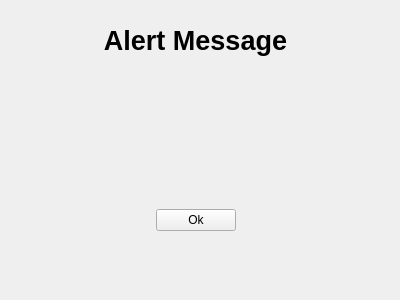
<?xml version="1.0" encoding="UTF-8"?>
<ui version="4.0">
 <class>AlertWindow</class>
 <widget class="QWidget" name="AlertWindow">
  <property name="geometry">
   <rect>
    <x>0</x>
    <y>0</y>
    <width>400</width>
    <height>300</height>
   </rect>
  </property>
  <property name="windowTitle">
   <string>Form</string>
  </property>
  <widget class="QWidget" name="gridLayoutWidget">
   <property name="geometry">
    <rect>
     <x>0</x>
     <y>10</y>
     <width>391</width>
     <height>221</height>
    </rect>
   </property>
   <layout class="QGridLayout" name="gridLayout">
    <item row="0" column="0" colspan="3">
     <widget class="QLabel" name="alertLabel">
      <property name="font">
       <font>
        <pointsize>20</pointsize>
        <bold>true</bold>
       </font>
      </property>
      <property name="text">
       <string>Alert Message</string>
      </property>
      <property name="alignment">
       <set>Qt::AlignmentFlag::AlignCenter</set>
      </property>
     </widget>
    </item>
    <item row="1" column="0" colspan="3">
     <widget class="QLabel" name="messageLabel">
      <property name="text">
       <string/>
      </property>
      <property name="alignment">
       <set>Qt::AlignmentFlag::AlignCenter</set>
      </property>
     </widget>
    </item>
    <item row="3" column="0">
     <spacer name="horizontalSpacer">
      <property name="orientation">
       <enum>Qt::Orientation::Horizontal</enum>
      </property>
      <property name="sizeHint" stdset="0">
       <size>
        <width>40</width>
        <height>20</height>
       </size>
      </property>
     </spacer>
    </item>
    <item row="3" column="1">
     <widget class="QPushButton" name="okButton">
      <property name="text">
       <string>Ok</string>
      </property>
     </widget>
    </item>
    <item row="3" column="2">
     <spacer name="horizontalSpacer_2">
      <property name="orientation">
       <enum>Qt::Orientation::Horizontal</enum>
      </property>
      <property name="sizeHint" stdset="0">
       <size>
        <width>40</width>
        <height>20</height>
       </size>
      </property>
     </spacer>
    </item>
    <item row="2" column="0" colspan="3">
     <widget class="QLabel" name="errorLabel">
      <property name="text">
       <string/>
      </property>
      <property name="alignment">
       <set>Qt::AlignmentFlag::AlignCenter</set>
      </property>
     </widget>
    </item>
   </layout>
  </widget>
 </widget>
 <resources/>
 <connections/>
</ui>
